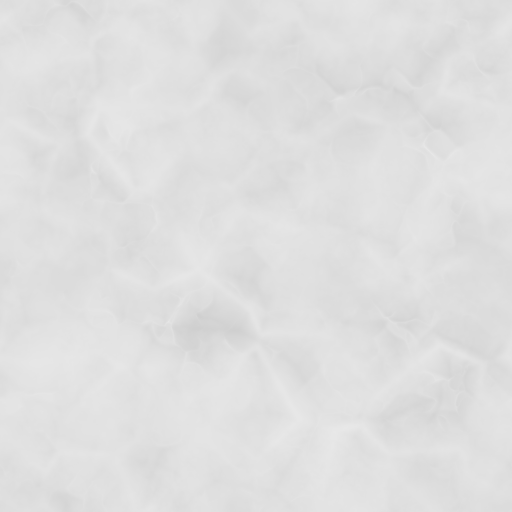
#> input picture archive/designs/43/bake/src/ambientcg-paper003-color.jpg, 1024 x 1024 px (shown at 1/2 size)
$ python poster-grade.py ../../../43/bake/src/ambientcg-paper003-color.jpg ../../../43/bake/src/commons-mountains-colorful-sky-nathan-anderson.jpg 1.0
#> lines starting #> are read from the running program, lines starting #| are printed output that depends on the picture
"""Poster pass for 'Long Evening' renders.
Uses real screen-print grain lifted from a public-domain WPA poster scan
("See America", LCCN 98518589, Wikimedia Commons / LoC, public domain).
"""
import sys, numpy as np
from PIL import Image, ImageFilter

T = './work/'  # scratch dir: pd/seeamerica.jpg (Wikimedia Commons, LCCN 98518589), dl/Nunito.ttf
rng = np.random.default_rng(73)

def f32(im): return np.asarray(im.convert('RGB'), dtype=np.float32) / 255.0
def img(a): return Image.fromarray((np.clip(a, 0, 1) * 255 + 0.5).astype(np.uint8))
#> returned value: PIL image 1024x1024 RGB

_grain = None
def poster_grain(size=768):
    """Tileable high-pass grain built from flat ink + paper patches of the PD scan."""
    global _grain
    if _grain is not None: return _grain
    src = Image.open(T + 'pd/seeamerica.jpg')
    patches = [(870, 1235, 1230, 1375), (245, 1060, 320, 1480), (880, 1240, 1100, 1370)]
    tile = np.zeros((size, size), np.float32); weight = np.zeros_like(tile)
    for _ in range(900):
        x0, y0, x1, y1 = patches[rng.integers(len(patches))]
        pw, ph = min(64, x1 - x0), min(64, y1 - y0)
        px = rng.integers(x0, x1 - pw + 1); py = rng.integers(y0, y1 - ph + 1)
        p = f32(src.crop((px, py, px + pw, py + ph))).mean(axis=2)
        p = p - np.asarray(Image.fromarray((p * 255).astype(np.uint8)).filter(ImageFilter.GaussianBlur(2.2)), np.float32) / 255
        if rng.random() < .5: p = p[:, ::-1]
        if rng.random() < .5: p = p[::-1]
        tx, ty = rng.integers(0, size), rng.integers(0, size)
        win = np.outer(np.hanning(ph), np.hanning(pw)).astype(np.float32)
        for dy in (0, -size):
            for dx in (0, -size):
                ys, xs = ty + dy, tx + dx
                y0c, x0c = max(ys, 0), max(xs, 0); y1c, x1c = min(ys + ph, size), min(xs + pw, size)
                if y1c <= y0c or x1c <= x0c: continue
                sl = p[y0c - ys:y1c - ys, x0c - xs:x1c - xs]; w = win[y0c - ys:y1c - ys, x0c - xs:x1c - xs]
                tile[y0c:y1c, x0c:x1c] += sl * w; weight[y0c:y1c, x0c:x1c] += w
    tile = tile / np.maximum(weight, 1e-3)
    tile = tile / (tile.std() + 1e-6)
    _grain = tile
    return tile

def tiled(t, h, w, scale=1.0):
    if scale != 1.0:
        s = int(t.shape[0] * scale)
        t = np.asarray(Image.fromarray(((t - t.min()) / (t.max() - t.min()) * 255).astype(np.uint8)).resize((s, s), Image.BICUBIC), np.float32) / 255
        t = (t - t.mean()) / (t.std() + 1e-6)
    reps = (h // t.shape[0] + 1, w // t.shape[1] + 1)
    return np.tile(t, reps)[:h, :w]

def hexc(h): return np.array([int(h[i:i + 2], 16) for i in (1, 3, 5)], np.float32) / 255

def grade(a, warm=0.0, lift='#1d1f24', grain=0.02, clump=0.02, vign=0.08, seed=0, sat=1.12, contrast=1.05):
#> called with warm = 1, lift = '#1d1f24', grain = 0.02, clump = 0.02, vign = 0.08, seed = 0, sat = 1.12, contrast = 1.05
    h, w, _ = a.shape
#> h = 1024; w = 1024
    # 1. ink floor: nothing goes to pure black, shadows become palm-black ink
    floor = hexc(lift)
    a = a + floor * (1 - np.clip(a / 0.35, 0, 1)) ** 2
    # 2. gentle S-curve, keep it airy
    a = a + 0.06 * np.sin((a - 0.5) * np.pi) * (1 - a) * a * 4
    # 3. warmth toward peach in highlights (late light)
    if warm:
        lum = a.mean(axis=2, keepdims=True)
        a = a + warm * lum ** 2 * (hexc('#ffd9b8') - a) * 0.5
    # 3b. a little more ink density: saturation + contrast around mid grey
    lum = (a * np.array([0.2126, 0.7152, 0.0722], np.float32)).sum(axis=2, keepdims=True)
    a = lum + (a - lum) * sat
    a = 0.5 + (a - 0.5) * contrast
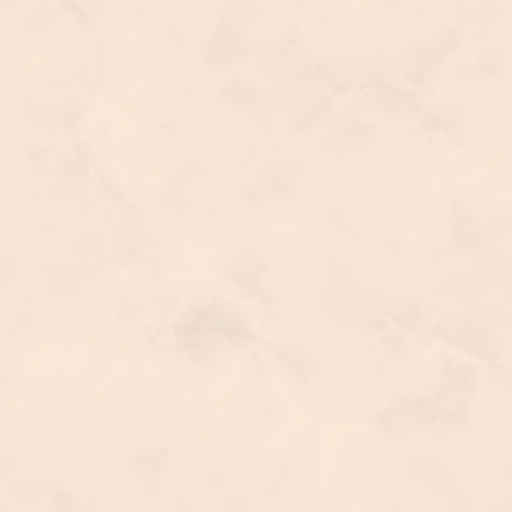
#> a: shape (1024, 1024, 3) float32 (shown at 1/2 size); mean of channels 0, 1, 2 0.969, 0.891, 0.829; drawn as R, G, B
    # 4. real screen-print grain from the PD scan (luminance-weighted: strongest in mid tones)
    g = tiled(poster_grain(), h, w, scale=1.6 * w / 2400)
    lum = a.mean(axis=2, keepdims=True)
    mid = 1 - (2 * lum - 1) ** 2
    a = a + grain * g[..., None] * (0.35 + 0.65 * mid)
    # 5. clumped airbrush spatter: low-frequency noise thresholded into tiny ink specks
    r = np.random.default_rng(seed)
    n = r.random((h // 2, w // 2)).astype(np.float32)
    n = np.asarray(Image.fromarray((n * 255).astype(np.uint8)).resize((w, h), Image.NEAREST), np.float32) / 255
    blob = np.asarray(Image.fromarray((r.random((h // 40, w // 40)) * 255).astype(np.uint8)).resize((w, h), Image.BICUBIC), np.float32) / 255
    speck = ((n > 0.985) & (blob > 0.55)).astype(np.float32)
    a = a - clump * speck[..., None] * (a - floor) * 3
    # 6. soft vignette (paper falloff, not a photographic one)
    yy, xx = np.mgrid[0:h, 0:w].astype(np.float32)
    d = ((xx / w - 0.5) ** 2 * 1.1 + (yy / h - 0.48) ** 2 * 1.6)
    a = a * (1 - vign * np.clip(d * 2.2, 0, 1)[..., None] ** 1.5)
    return np.clip(a, 0, 1)

if __name__ == '__main__':
    src, dst = sys.argv[1], sys.argv[2]
    warm = float(sys.argv[3]) if len(sys.argv) > 3 else 0.0
    a = f32(Image.open(src))
    # print softness: a hair of blur, like ink sitting in paper
    a = f32(img(a).filter(ImageFilter.GaussianBlur(0.45)))
#> (the run stopped early here; a loop or call above may not have finished)
